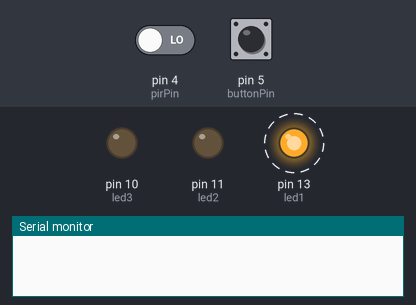
A sketch run on a simulated Arduino Uno, built with avr-gcc and run on an emulated ATmega328P. Shown: output pins drawn as LEDs (lit = HIGH), the last lines printed to the serial monitor. Dashed ring = blinking. Inputs (shaded band) come from the test bench; at power-on: pin 4 (pirPin) LOW, pin 5 (buttonPin) HIGH.

Above: at 1.2 s.
1.3 s: pin 4 (pirPin) driven HIGH
At 2.4 s:
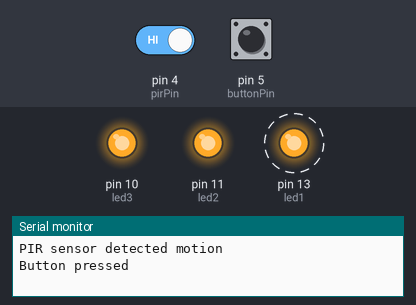
4.3 s: pin 5 (buttonPin) pulled LOW for 0.15 s
At 4.37 s:
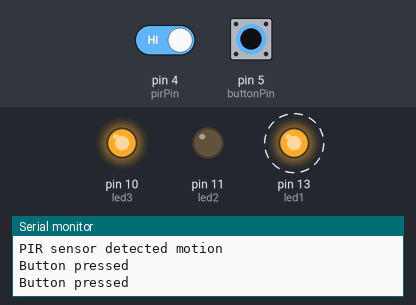
7.3 s: pin 5 (buttonPin) pulled LOW for 1 s
At 8.9 s:
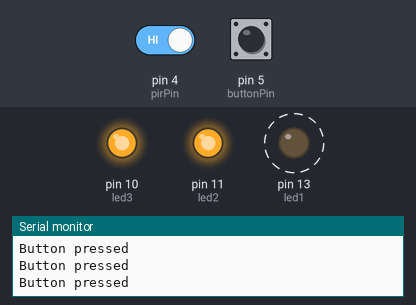
10.3 s: pin 4 (pirPin) driven LOW
At 11.4 s:
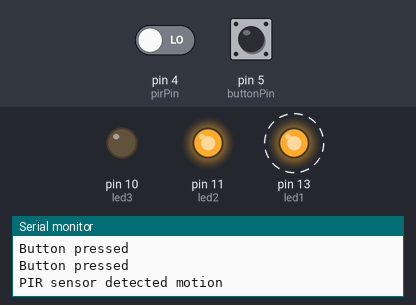
13.3 s: pin 5 (buttonPin) pulled LOW for 3.2 s
At 13.9 s:
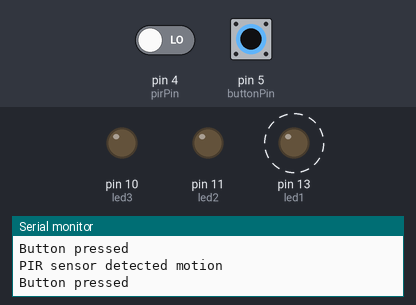
Timing chart, 0 to 19.0 s (numbered marks = the images above; inputs shaded):
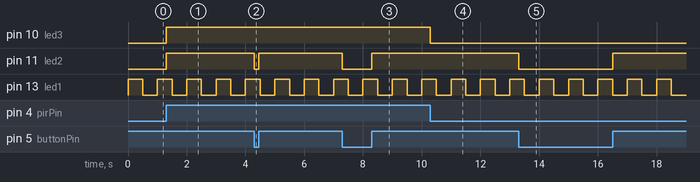

The sketch:

Task1.4D.ino
```cpp
#include <avr/io.h>
#include <avr/interrupt.h>

const int pirPin = 4;
const int buttonPin = 5;
int led1 = 13;
int led2 = 11;
int led3 = 10;
volatile uint8_t pirState, buttonState;
volatile uint8_t prepir, prebutton = 0;
const uint16_t timer = 0;
const uint16_t compare = 31250;

void setup() {
  Serial.begin(9600);
  pinMode(pirPin, INPUT);
  pinMode(buttonPin, INPUT_PULLUP);
  pinMode(led1, OUTPUT);
  pinMode(led2, OUTPUT);
  pinMode(led3, OUTPUT);

  PCICR |= (1 << PCIE2);
  PCMSK2 |= (1 << PCINT20) | (1 << PCINT21);

  TCCR1A = 0;
  TCCR1B |= (1 << CS12);
  TCCR1B &= ~(1 << CS11);
  TCCR1B &= ~(1 << CS10);
  TCNT1 = timer;
  OCR1A = compare;
  TIMSK1 = (1 << OCIE1A);
  sei();
}

  void loop() {
}

ISR(PCINT2_vect) {
  if (prepir != digitalRead(pirPin)) {
    digitalWrite(led3, digitalRead(pirPin));
    Serial.println("PIR sensor detected motion");
    prepir = digitalRead(pirPin);
  }
  if (prebutton != digitalRead(buttonPin)) {
    if (digitalRead(led2) == LOW) {
      digitalWrite(led2, HIGH);
    }
    else {
      digitalWrite(led2, LOW);
    }
    Serial.println("Button pressed");
    prebutton = digitalRead(buttonPin);
  }
}

ISR(TIMER1_COMPA_vect) {
  TCNT1 = timer;
  digitalWrite(led1, digitalRead(led1) ^ 1);
}
```

Measured:
- after the input at 1.3 s, pin 10 (led3), pin 11 (led2): LOW → HIGH at once
- after the input at 4.3 s, pin 11 (led2): HIGH → LOW at once, → HIGH 0.15 s later
- after the input at 7.3 s, pin 11 (led2): HIGH → LOW at once, → HIGH 1.0 s later
- after the input at 10.3 s, pin 10 (led3): HIGH → LOW at once
- after the input at 13.3 s, pin 11 (led2): HIGH → LOW at once, → HIGH 3.2 s later
- by itself, pin 13 (led1): alternates HIGH for 0.50 s and LOW for 0.50 s
